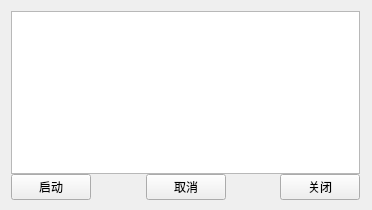
<?xml version="1.0" encoding="UTF-8"?>
<ui version="4.0">
 <class>ServerWidget</class>
 <widget class="QWidget" name="ServerWidget">
  <property name="geometry">
   <rect>
    <x>0</x>
    <y>0</y>
    <width>372</width>
    <height>210</height>
   </rect>
  </property>
  <property name="windowTitle">
   <string>ServerWidget</string>
  </property>
  <widget class="QWidget" name="">
   <property name="geometry">
    <rect>
     <x>0</x>
     <y>0</y>
     <width>371</width>
     <height>211</height>
    </rect>
   </property>
   <layout class="QVBoxLayout" name="verticalLayout">
    <property name="spacing">
     <number>0</number>
    </property>
    <item>
     <widget class="QPlainTextEdit" name="ip_port_ptd">
      <property name="readOnly">
       <bool>true</bool>
      </property>
     </widget>
    </item>
    <item>
     <layout class="QHBoxLayout" name="horizontalLayout" stretch="2,4,2,4,2">
      <property name="spacing">
       <number>10</number>
      </property>
      <item>
       <widget class="QPushButton" name="openServer_pbt">
        <property name="text">
         <string>启动</string>
        </property>
       </widget>
      </item>
      <item>
       <spacer name="horizontalSpacer">
        <property name="orientation">
         <enum>Qt::Horizontal</enum>
        </property>
        <property name="sizeHint" stdset="0">
         <size>
          <width>40</width>
          <height>20</height>
         </size>
        </property>
       </spacer>
      </item>
      <item>
       <widget class="QPushButton" name="closeServer_pbt">
        <property name="text">
         <string>取消</string>
        </property>
       </widget>
      </item>
      <item>
       <spacer name="horizontalSpacer_2">
        <property name="orientation">
         <enum>Qt::Horizontal</enum>
        </property>
        <property name="sizeHint" stdset="0">
         <size>
          <width>40</width>
          <height>20</height>
         </size>
        </property>
       </spacer>
      </item>
      <item>
       <widget class="QPushButton" name="serverSend_pbt">
        <property name="text">
         <string>关闭</string>
        </property>
       </widget>
      </item>
     </layout>
    </item>
   </layout>
  </widget>
 </widget>
 <layoutdefault spacing="6" margin="11"/>
 <resources/>
 <connections/>
</ui>
